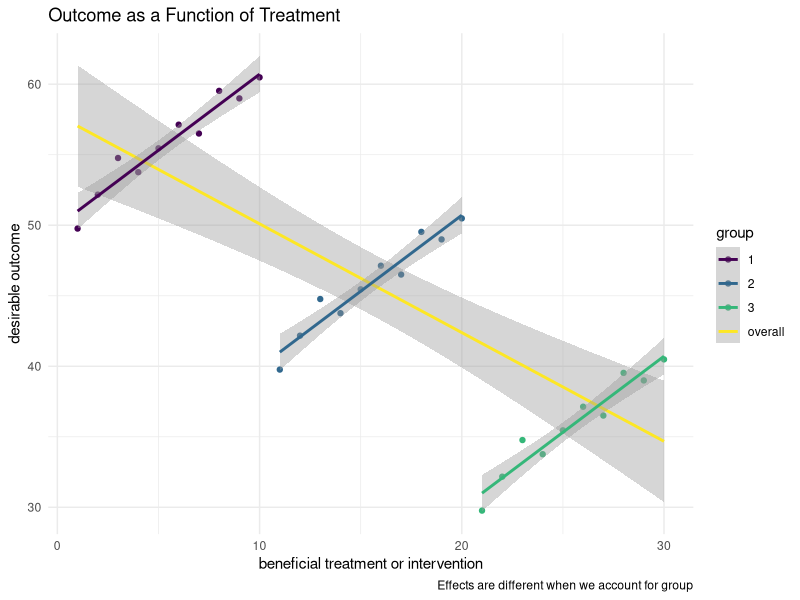

Here is the R script that generated this plot:
## ---- chunk 1

knitr::opts_chunk$set(echo = FALSE,
                      warning = FALSE,
                      message = FALSE)

## ---- chunk 2

library(ggplot2) # beautiful graphs

## ---- chunk 3

e <- rnorm(10, 0, 1) # error

# group 1

group1 <- rep(1, 10)

x1 <- seq(1,10)

y1 <- 50 + x1 + e

# group 2

group2 <- rep(2, 10)

x2 <- seq(11, 20)

y2 <- 30 + x2 + e

# group 3

group3 <- rep(3, 10)

x3 <- seq(21, 30)

y3 <- 10 + x3 + e

# combine into a dataframe

x <- c(x1, x2, x3)

y <- c(y1, y2, y3)

group <- factor(c(group1, group2, group3))

mydata <- data.frame(x, y, group) 

## ---- chunk 4

ggplot(mydata, 
             aes(x = x,
                 y = y)) + 
  geom_point(aes(color = group)) + # points with group color
  geom_smooth(method = "lm", aes(color = "overall")) + # overall smoother
  geom_smooth(aes(color = group), # smoothers with group color
              method = "lm") + 
  scale_color_viridis_d(option = "viridis") +
  labs(title = "Outcome as a Function of Treatment",
       x = "beneficial treatment or intervention",
       y = "desirable outcome",
       caption = "Effects are different when we account for group") +
  theme_minimal()


